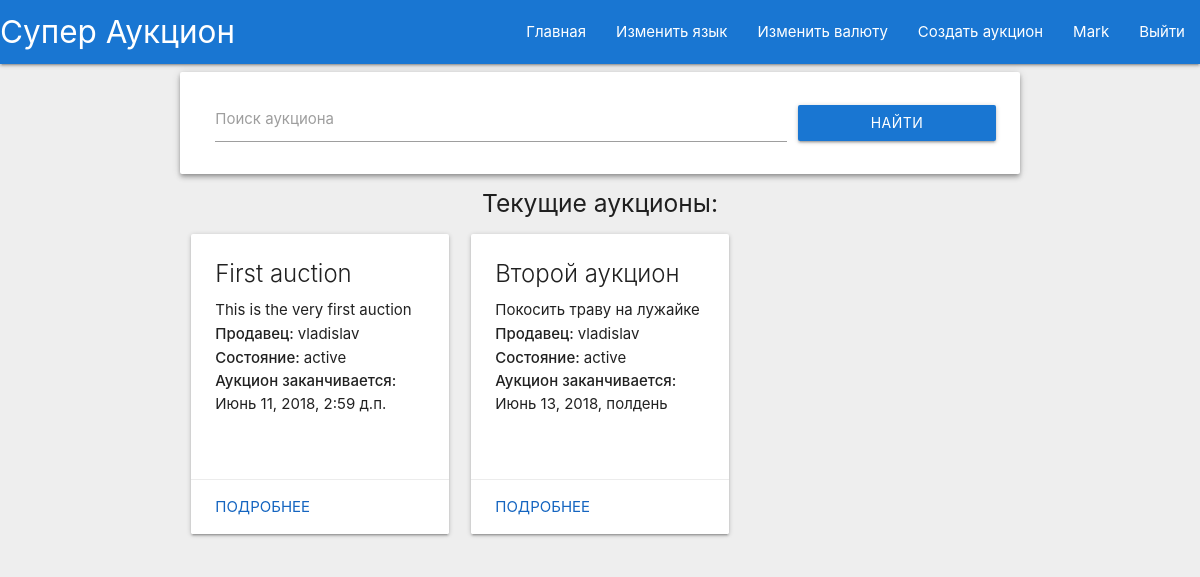
The app's page /browse/ (signed in) with its own data.
### AuctionApp/models.py (models this page shows, shortened)
class Auction(models.Model):
    title = models.CharField(max_length=100)
    description = models.CharField(max_length=1000)
    seller = models.CharField(max_length=100)
    minimum_price = models.FloatField()
    deadline = models.DateTimeField()
    state = models.CharField(max_length=50)

### AuctionApp/views.py (the view)
# urls.py: url(r'^browse/(?P<id>[0-9]+)/', browse_auction),
def browse(request):
    if request.method == 'POST':
        search_word = request.POST.get('search')
        auctions = models.Auction.objects.filter(title__contains=search_word)
    else:
        auctions = models.Auction.objects.all()
    return render(request, 'browse.html', {'auctions': auctions})

### templates/browse.html (shortened to what this page needs)
{%  extends "base.html" %}
{% load i18n %}
{% block content %}
    <div class="search-form card-panel z-depth-2">
        <form method="post" action="/browse/" class="row valign-wrapper">
            <div class="input-field col s9">
                <input id="search-input" type="text" name="search" value="">
                <label for="search-input">{% trans "Search for auctions" %}</label>
            </div>
            <button type="submit" value="Submit" class="btn waves-effect waves-light blue darken-2 col s3">
                {% trans 'Search' %}
            </button>
        </form>
    </div>
    <h5 class="center-align">{% trans 'Current auctions: ' %}</h5>
    <div class="auction-list row">
        {% for auction in auctions %}
            {% if auction.state == 'active' %}
                <div class="col s12 m4">
                    <div class="card small hoverable">
                        <div class="card-content">
                            <span class="card-title grey-text text-darken-4">
                                {{ auction.title }}
                            </span>
                            <p>{{ auction.description }}</p>
                            <p><strong>{% trans "Seller: " %}</strong>{{ auction.seller }}</p>
                            <p><strong>{% trans "State: " %}</strong>{{ auction.state }}</p>
                            <span><strong>{% trans 'Auction deadline: ' %}</strong>{{ auction.deadline }}</span>
                        </div>
                        <div class="card-action">
                            <a class="blue-text text-darken-3" href="/browse/{{ auction.id }}/">{% trans 'Details' %}</a>
                        </div>
                    </div>
                </div>
            {% endif %}
        {% endfor %}
    </div>
{%  endblock %}

### templates/base.html (shortened to what this page needs)
<!doctype html>
{% load i18n %}
{% load static %}
<html>
    <head>
        <link rel="stylesheet" href="{% static 'Auction/libs/materialize/materialize.css' %}" />
        <link rel="stylesheet" type="text/css" href="{% static 'Auction/styles.css' %}" />
    </head>
    <body class="grey lighten-3">
        <header>
            <nav class="blue darken-2">
                <div class="nav-wrapper">
                    <a href="/browse/" class="brand-logo">{% trans "Yet Another Auction Site" %}</a>
                    <ul id="nav-mobile" class="right hide-on-med-and-down">
                        <li><a href="/browse/">{% trans "Home" %}</a></li>
                        <li><a href="/language/">{% trans "Change Language" %}</a></li>
                        <li><a href="/currency/">{% trans "Change Currency" %}</a></li>
                        {% if user.is_authenticated %}
                            <li><a href="/create/">{% trans "Create Auction" %}</a></li>
                            <li><a href="/profile/">{{ user.username }}</a></li>
                            <li><a href="/logout/">{% trans "Logout" %}</a></li>
                        {% else %}
                            <li><a href="/login/">{% trans "Log in" %}</a></li>
                        {% endif %}
                    </ul>
                </div>
            </nav>
        </header>
        <div class="container">
            {% block content %}
            {% endblock %}
        </div>
    </body>
</html>

### AuctionApp/static/Auction/styles.css (style rules this page uses)
.search-form form { margin-bottom: 0; }
.search-form .input-field { margin-top: 0; margin-bottom: 0; }
.auction-list .card p { line-height: 24px; }

### records on screen
Auction: title "First auction", description "This is the very first auction", seller "vladislav", state "active", deadline "Июнь 11, 2018, 2:59 д.п."
Auction: title "Второй аукцион", description "Покосить траву на лужайке", seller "vladislav", state "active", deadline "Июнь 13, 2018, полдень"

### other values on screen
{{ user.username }} "Mark"
